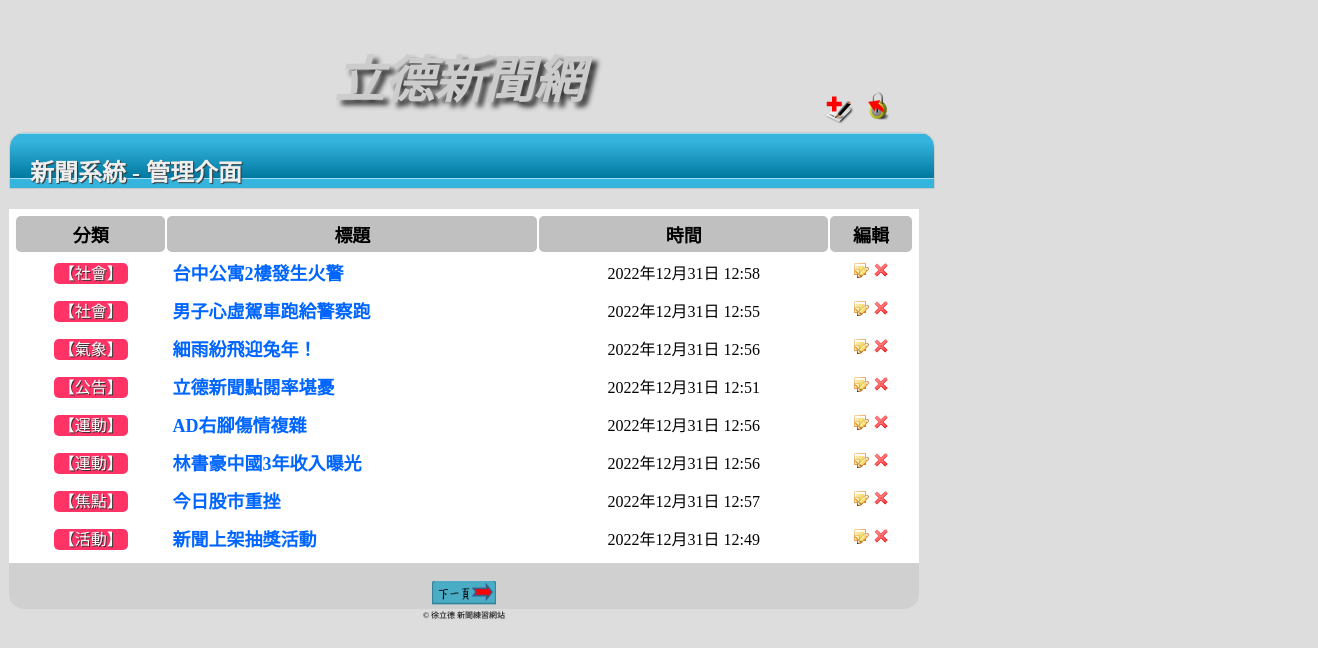
The page /adminmain/ on the database as committed earlier.
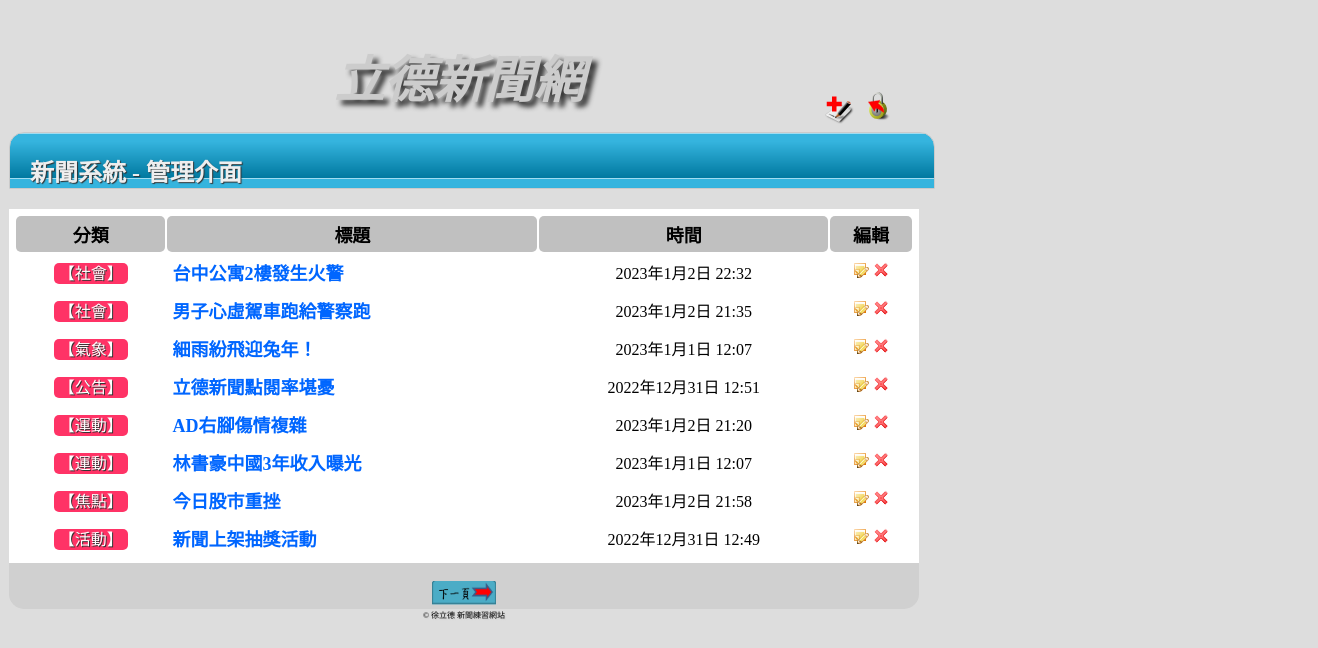
The same page on the database as committed later.
### myapp/models.py (models this page shows, shortened)
class NewsData(models.Model):
    catego = models.CharField(max_length=10, null=False)
    nickname = models.CharField(max_length=20, null=False)
    title = models.CharField(max_length=50, null=False)
    message = models.TextField(null=False)
    pubtime = models.DateTimeField(auto_now=True)
    enabled = models.BooleanField(default=False)
    press = models.IntegerField(default=0)

### myapp/views.py (the view)
# urls.py: path('adminmain/', views.adminmain),
def adminmain(request,pageindex=None):
    global page
    pagesize = 8
    newsall = models.NewsData.objects.all().order_by('-id')
    datasize = len(newsall)
    total_page = math.ceil(datasize / pagesize)
    if pageindex == None:
        page = 1
        news_units = models.NewsData.objects.all().order_by('-id')[:pagesize]
    else:
        page = int(pageindex)
        startpage = pagesize * (page - 1)
        news_units = models.NewsData.objects.all().order_by('-id')[startpage:startpage + 8]
    currentpage = page
    return render(request, "adminmain.html", locals())

### templates/adminmain.html (shortened to what this page needs)
<!DOCTYPE html>
<html>
<head>
	{% load static %}
	<link href="{% static "css/news_style.css" %}" rel="stylesheet" type="text/css" />
</head>
<body>
  	<div id="warp">
		<div id="header" align="center">
			<span class="logo" >
				立德新聞網
			</span>
			<span class="login_add">
				<a href="/admin_add/" title="新增新聞"><img src="{% static "images/append.png" %}" alt="新增新聞" width="32" height="32" /></a>
			</span>
			<span class="login_out">
				<a href="/news/" title=登出管理介面><img src="{% static "images/Lockoff.png" %}" alt="登出管理介面" width="32" height="32" /></a>
			</span>
		</div>
		<div class="headings">
		  <h2>新聞系統 - 管理介面</h2>
		</div>
    	<div class="contentbox">
			<table width="100%" >
				<tr>
		  			<th align="center">分類</th>
		  			<th align="center">標題</th>
		  			<th align="center">時間</th>
		  			<th align="center">編輯</th>
				</tr>
		{% for unit in news_units %}
				<tr class="alt">
					<td align="center"><span class="typeblock">【{{ unit.catego }}】</span></td>
					<td><a href="/detail/{{unit.id}}/">{{ unit.title }}</a></td>
					<td align="center">{{ unit.pubtime }}</td>
					<td align="center">
						<a href="/admin_edit/{{unit.id}}/" title="新聞編輯"> <img src="{% static "images/note_edit.png" %}"  width="16" height="16" /></a>
						<a href="/admin_delete/{{unit.id}}/" title="新聞刪除"><img src="{% static "images/cross.png" %}" width="16" height="16" /></a>
					</td>
				</tr>
		{% empty %}
				<div class="status warning">
					<p><img src="{% static "images/icon_warning.png" %}" alt="Warning" /><span>注意</span> 目前新聞資料庫中沒有任何資料！</p>
				</div>
		{% endfor %}
			</table>
			<div class="top_function" align="center" >
		{% if currentpage < total_page %}
				<a href="/adminmain/2/" title="下一頁">
				<img src="{% static "images/next.png" %}" alt="下一頁" width="64" height="24" /></a>
		{% endif %}
			</div>
			<div id="footer">&copy; 徐立德 新聞練習網站 </div>
		</div>
	</div>
</body>
</html>

### static/css/news_style.css (style rules this page uses)
table { padding:5px; margin-top:20px; margin-bottom:0px; margin-color:red; background:white; }
table td { padding:5px; }
.logo { font-style:italic; font-weight:bold; font-size:50px; margin-top:20px; padding: 0 20px; text-shadow: 5px 5px 5px #333; width:80%; height: 55px; color: #CCC; }
table td a { text-decoration: none; font-size:18px; font-weight: bold; color: #06F; }
table tr th { border-radius: 5px; padding:5px; background:silver; font-size:18px; font-weight: bold; }
.headings { margin-top:20px; padding: 0 20px; border: 1px solid #CACACA; text-shadow: 1px 1px 1px #333; border-top-left-radius: 15px; border-top-right-radius: 15px; width:68%; height: 55px; background-color: #EAEAEA; background-image: url(images/bg_heading_alt.png); color: #EEE; }
body { background:#DDDDDD; }
#footer { font-size:8px; text-shadow: 1px 1px 1px #CCC; text-align: center; }
#warp { height: 100%; margin-top: 40px; margin-right: auto; margin-bottom: 0; margin-left: auto; width: 1300px; }
.typeblock { color: #FFF; background-color: #F36; padding: 2px 5px; text-align: center; text-shadow: 1px 1px #333; border-radius: 5px; }
#header { width: 900px; position: relative; }
.contentbox { width:70% }
.top_function { background:#D0D0D0; border-bottom-left-radius:15px; border-bottom-right-radius:15px; }
.login_out { position: absolute; width: 40px; height: 19px; right:10px; top:50px; }
.login_add { position: absolute; width: 40px; height: 19px; right:50px; top:53px; }

Rows that differ between the two databases and show on the page:
changed NewsData "台中公寓2樓發生火警": pubtime "2022年12月31日 12:58" → "2023年1月2日 22:32"
changed NewsData "男子心虛駕車跑給警察跑": pubtime "2022年12月31日 12:55" → "2023年1月2日 21:35"
changed NewsData "細雨紛飛迎兔年！": pubtime "2022年12月31日 12:56" → "2023年1月1日 12:07"
changed NewsData "AD右腳傷情複雜": pubtime "2022年12月31日 12:56" → "2023年1月2日 21:20"
changed NewsData "林書豪中國3年收入曝光": pubtime "2022年12月31日 12:56" → "2023年1月1日 12:07"
changed NewsData "今日股市重挫": pubtime "2022年12月31日 12:57" → "2023年1月2日 21:58"
